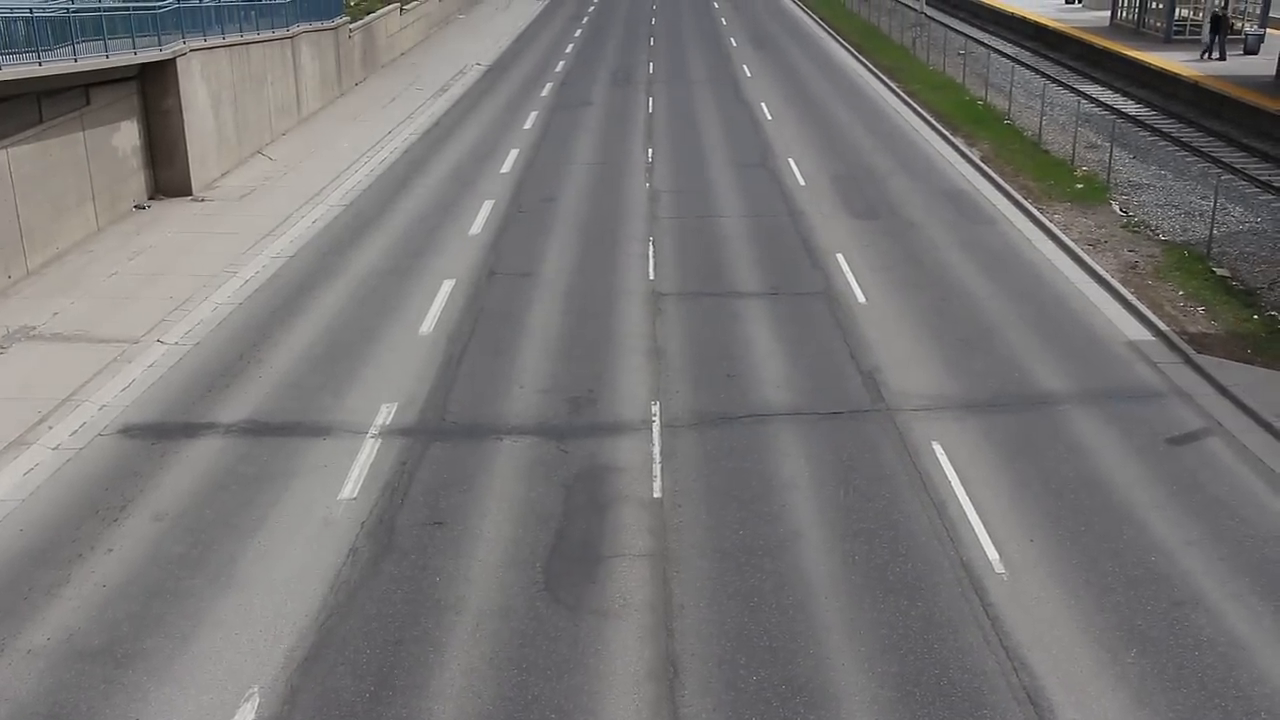
#> input picture frame 71 of OpenCV/Cars Moving On Road Stock Footage - Free Download.mp4, 1280 x 720 px
$ python contadorAutos2.py
#> lines starting #> are read from the running program, lines starting #| are printed output that depends on the picture; after the words box and inside, x2 and y2 are one past the last pixel; in counts of white or black regions, pixels touching at a corner belong together
import cv2
import numpy as np

# 1. Inicializamos el sustractor de fondo
bg_subtractor = cv2.createBackgroundSubtractorMOG2(history=100, varThreshold=40)
min_contour_area = 8500  # evitar detectar cosas muy pequeñas como autos

# Línea de conteo (horizontal, centrada)
line_position = 510
offset = 20  # margen para detección de cruce

# Para guardar los centroides anteriores y evitar dobles conteos
centroides_previos = []
conteo_autos = 0

# 2. Captura de video (puede ser una cámara o archivo)
cap = cv2.VideoCapture("OpenCV/Cars Moving On Road Stock Footage - Free Download.mp4")  # cambia esto si es cámara

def get_centroid(contour):
    M = cv2.moments(contour)
    if M["m00"] == 0: return None
    cx = int(M["m10"] / M["m00"])
    cy = int(M["m01"] / M["m00"])
    return (cx, cy)

while True:
    ret, frame = cap.read()
#> frame is the input picture: shape (720, 1280, 3); mean B, G, R 117.6, 118, 119.5
    if not ret:
        break

    # 3. Preprocesamiento
    fg_mask = bg_subtractor.apply(frame)
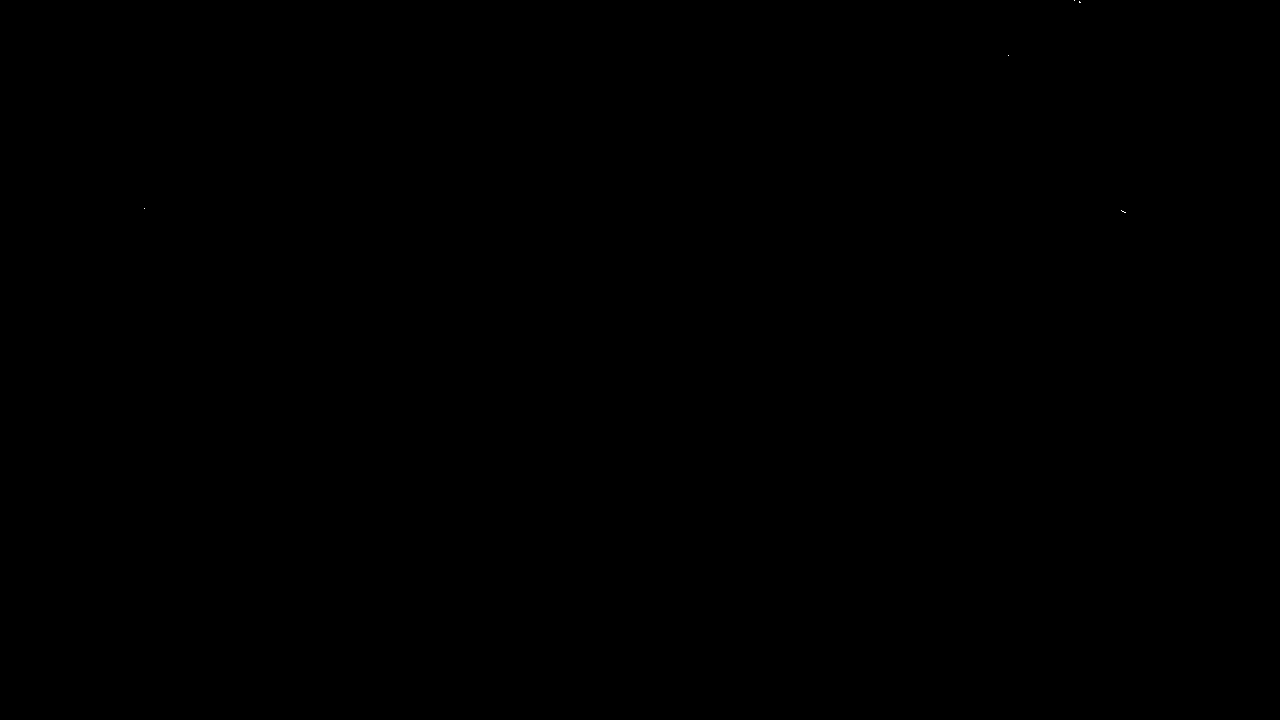
#> fg_mask: shape (720, 1280); values 127 (black) and 255 (white), 0% white in thin lines or dots, all inside (x1, y1, x2, y2) = (144, 0, 1126, 213)

    # 4. Filtrado morfológico (Erosion seguido de Dilation)
    kernel = cv2.getStructuringElement(cv2.MORPH_RECT, (5, 5))
    fg_mask = cv2.erode(fg_mask, kernel, iterations=1)
#> fg_mask: shape (720, 1280); every value is 127
    fg_mask = cv2.dilate(fg_mask, kernel, iterations=2)

    # 5. Encontramos contornos
    contours, _ = cv2.findContours(fg_mask, cv2.RETR_EXTERNAL, cv2.CHAIN_APPROX_SIMPLE)
#> contours = [[[0, 0], [0, 719], [1279, 719], [1279, 0]]]

    centroides_frame = []

    for contour in contours:
        area = cv2.contourArea(contour)
        if area > min_contour_area:
            # Polígono para aproximar la forma
            epsilon = 0.02 * cv2.arcLength(contour, True)
            approx = cv2.approxPolyDP(contour, epsilon, True)
            cv2.drawContours(frame, [approx], -1, (0, 255, 0), 2)

            # Centroide del polígono
            centroide = get_centroid(contour)
            if centroide:
                cx, cy = centroide
                cv2.circle(frame, (cx, cy), 5, (0, 0, 255), -1)
                centroides_frame.append(centroide)

                # Verificamos si el centroide cruza la línea de conteo
                if (cy > line_position - offset) and (cy < line_position + offset):
                    if all(abs(cx - prev_cx) > 20 or abs(cy - prev_cy) > 20 for prev_cx, prev_cy in centroides_previos):
                        conteo_autos += 1
                        centroides_previos.append((cx, cy))
#> this loop made 1 pass
#> (area, epsilon, approx) on pass 1: (919601, 79.92, [[0, 0], [0, 719], [1279, 719], [1279, 0]])
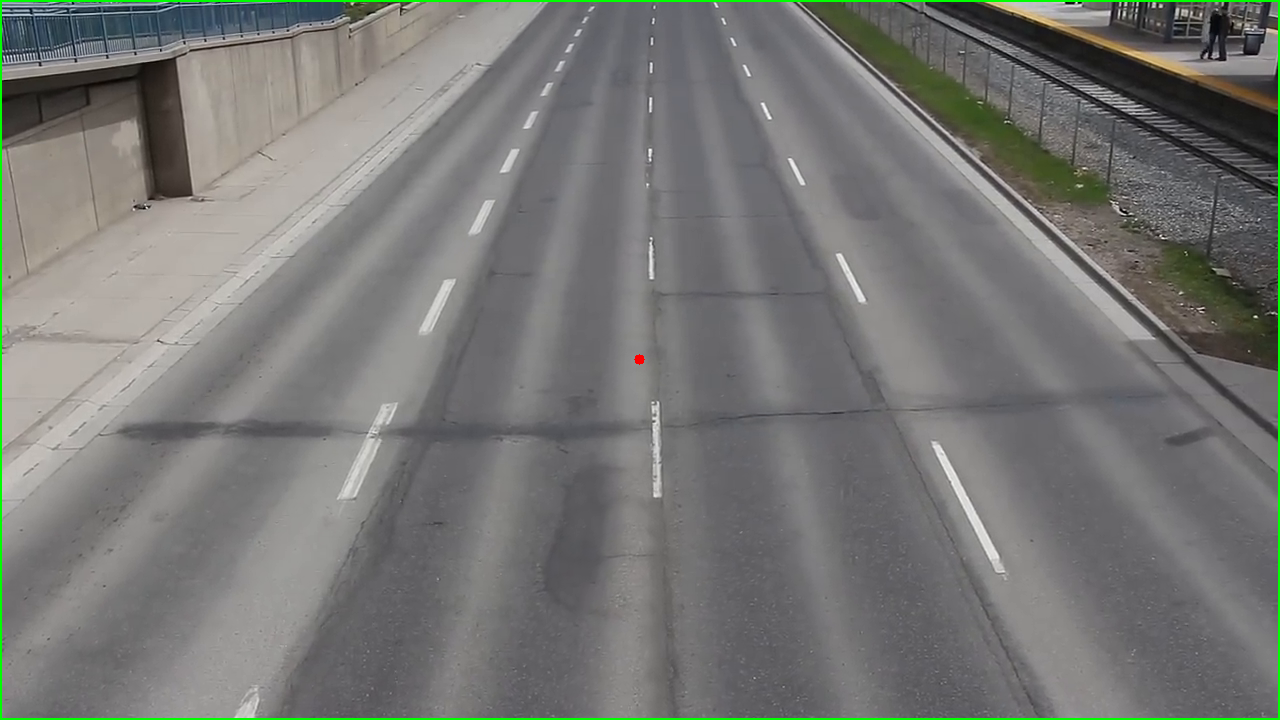
#> frame: shape (720, 1280, 3); 0.88% of pixels changed, all inside (x1, y1, x2, y2) = (0, 0, 1280, 720)
#> after the loop, centroides_frame = [(639, 359)]; centroides_previos = []; conteo_autos = 0

    # Línea de conteo
    cv2.line(frame, (0, line_position), (frame.shape[1], line_position), (255, 0, 0), 2)
    cv2.putText(frame, f"Autos contados: {conteo_autos}", (10, 50),
                cv2.FONT_HERSHEY_SIMPLEX, 1, (50, 255, 50), 2)
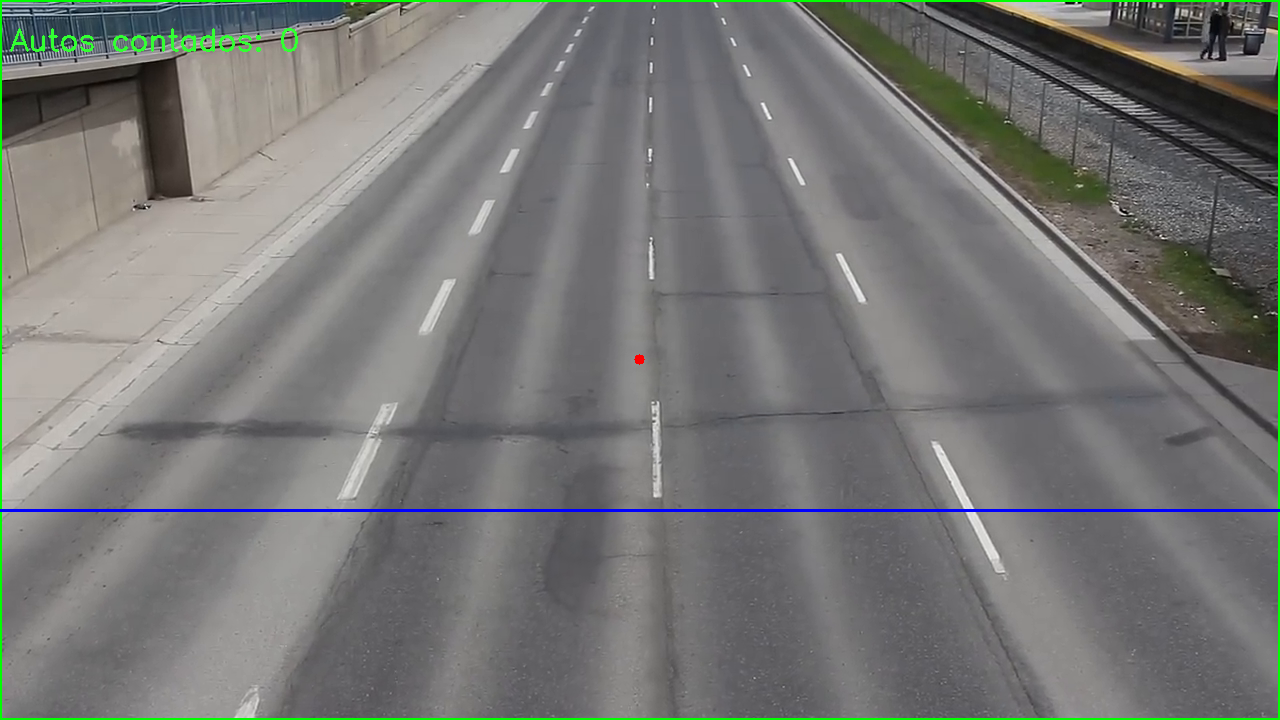
#> frame: shape (720, 1280, 3); mean B, G, R 117.1, 119.1, 117.9

    # Mostrar resultados
    cv2.imshow("Video", frame)
    cv2.imshow("Foreground Mask", fg_mask)

    # Salida con tecla ESC
    if cv2.waitKey(30) & 0xFF == 27:
#> (key Esc is pressed here)
        break

cap.release()
cv2.destroyAllWindows()

$ run again, starting later in the video
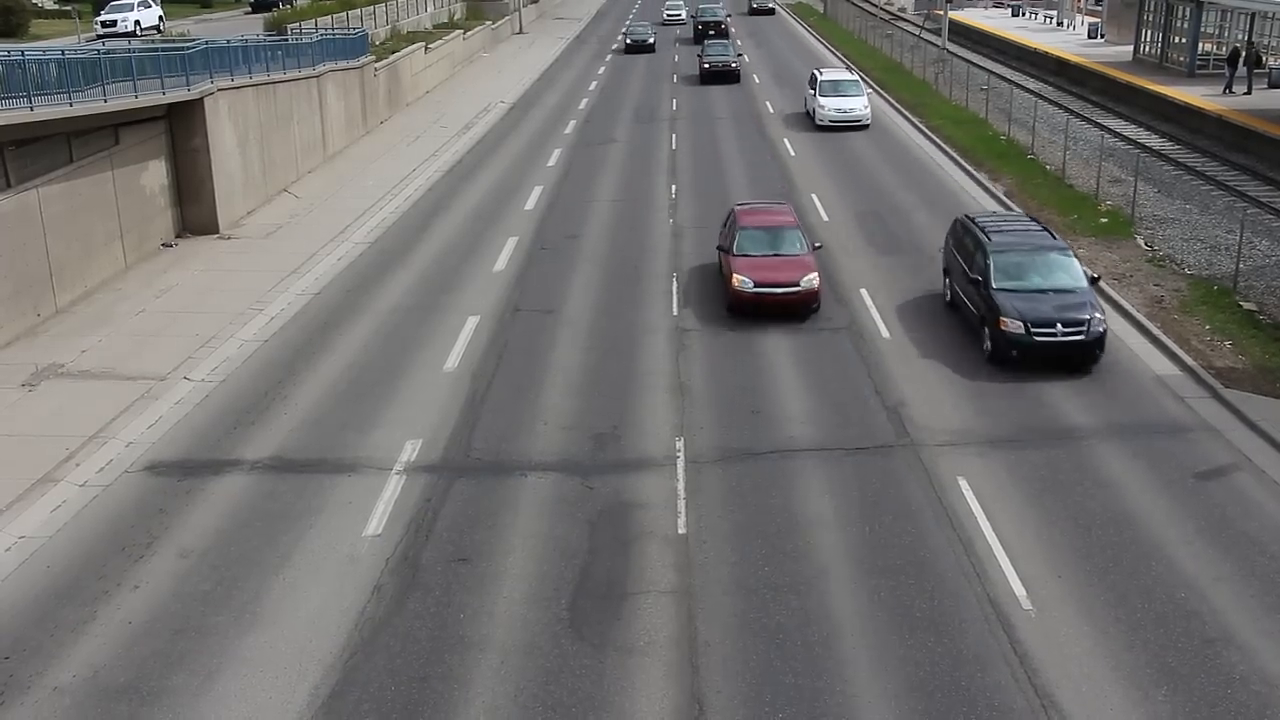
#> input picture frame 323 of OpenCV/Cars Moving On Road Stock Footage - Free Download.mp4, 1280 x 720 px
#> frame is the input picture: shape (720, 1280, 3); mean B, G, R 112, 113, 114.3
#> contours = [[[0, 0], [0, 719], [1279, 719], [1279, 0]]]
#> the loop `for contour in contours:` made 1 pass
#> (area, epsilon, approx) on pass 1: (919601, 79.92, [[0, 0], [0, 719], [1279, 719], [1279, 0]])
#> after the loop `for contour in contours:`:
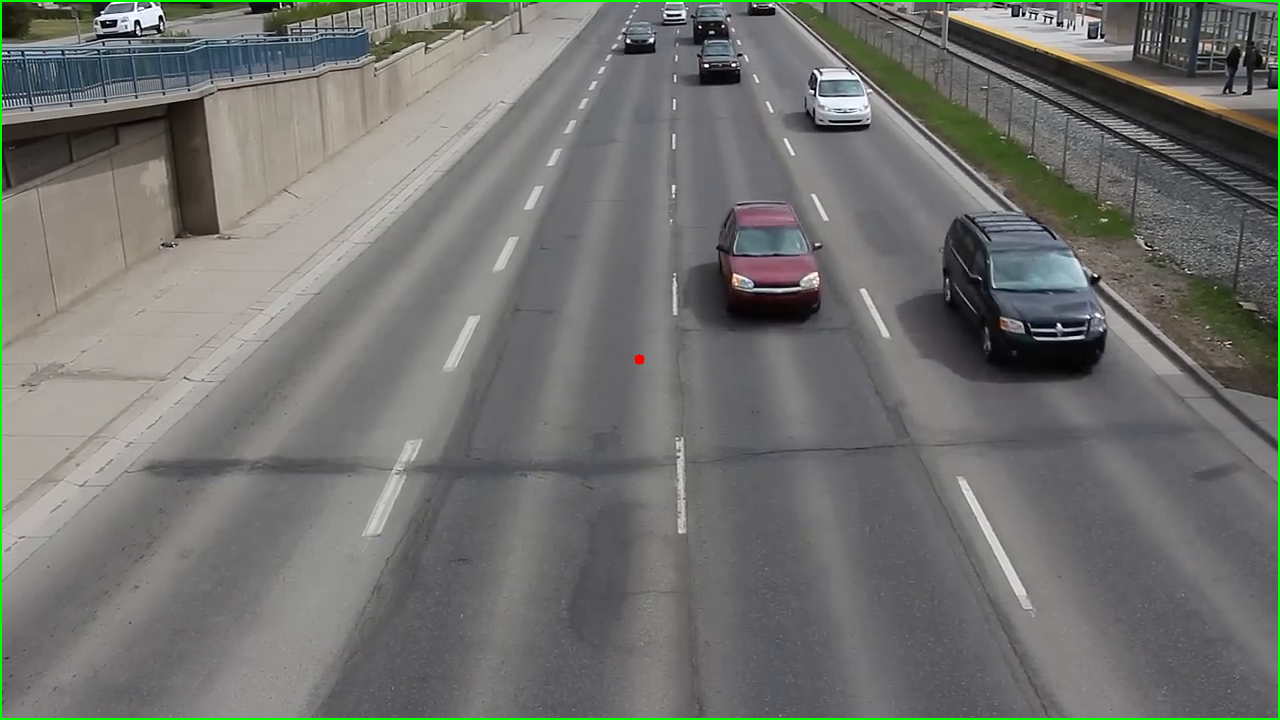
#> frame: shape (720, 1280, 3); 0.88% of pixels changed, all inside (x1, y1, x2, y2) = (0, 0, 1280, 720)
#> after the loop `for contour in contours:`: centroides_frame = [(639, 359)]; centroides_previos = []; conteo_autos = 0
#> `cv2.putText(frame, f"Autos contados: {conteo_autos}", (10, 50), cv2.FO..`:
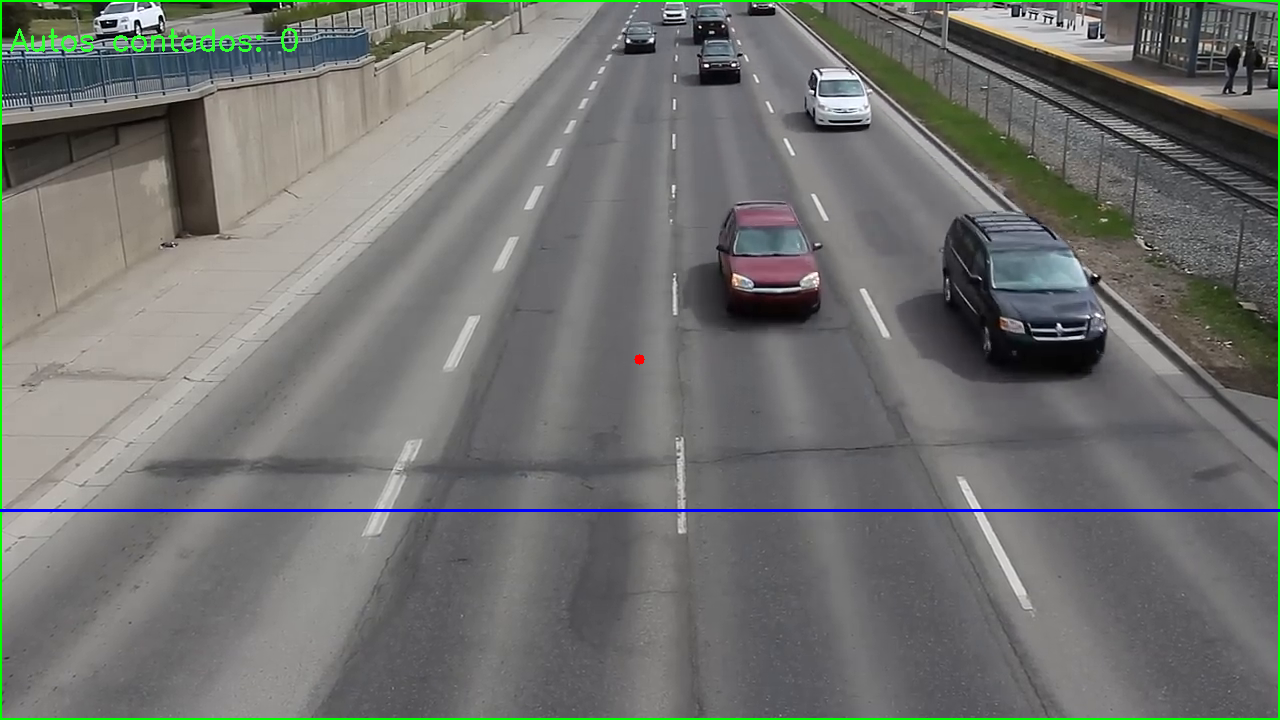
#> frame: shape (720, 1280, 3); mean B, G, R 111.5, 114.1, 112.8

$ run again, starting later in the video
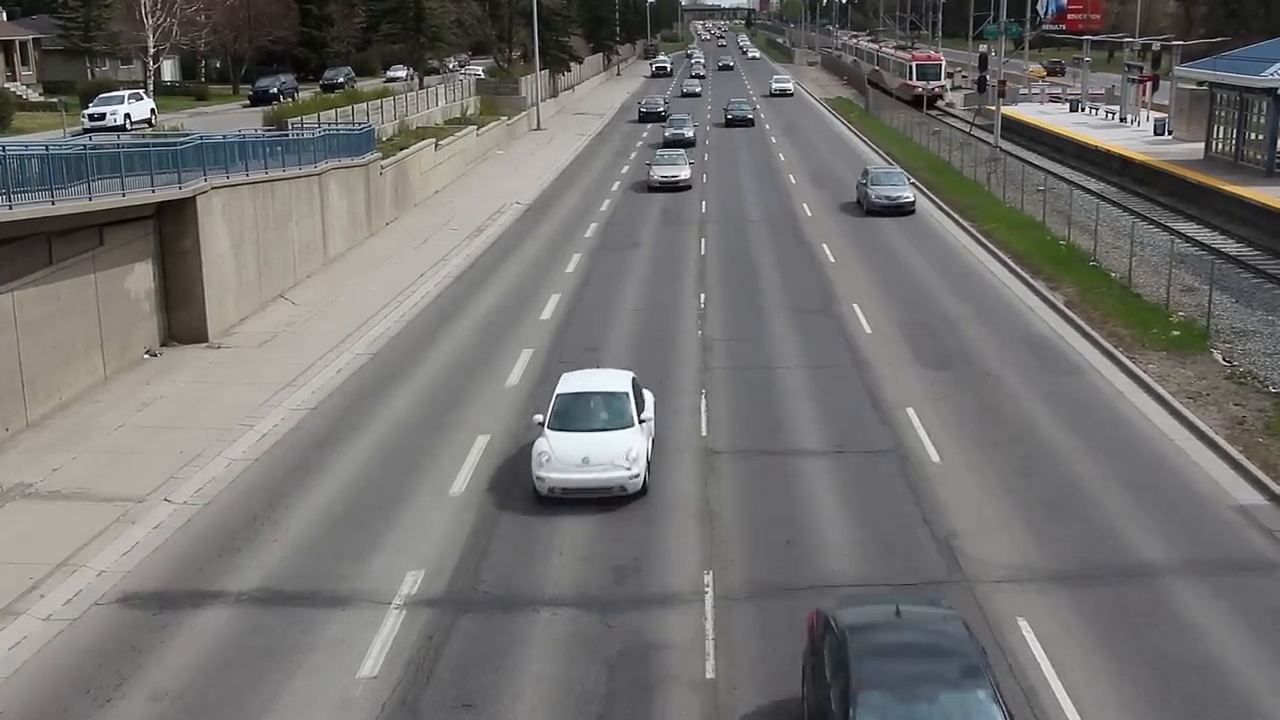
#> input picture frame 574 of OpenCV/Cars Moving On Road Stock Footage - Free Download.mp4, 1280 x 720 px
#> frame is the input picture: shape (720, 1280, 3); mean B, G, R 111.4, 113.2, 114.5
#> contours = [[[0, 0], [0, 719], [1279, 719], [1279, 0]]]
#> the loop `for contour in contours:` made 1 pass
#> (area, epsilon, approx) on pass 1: (919601, 79.92, [[0, 0], [0, 719], [1279, 719], [1279, 0]])
#> after the loop `for contour in contours:`:
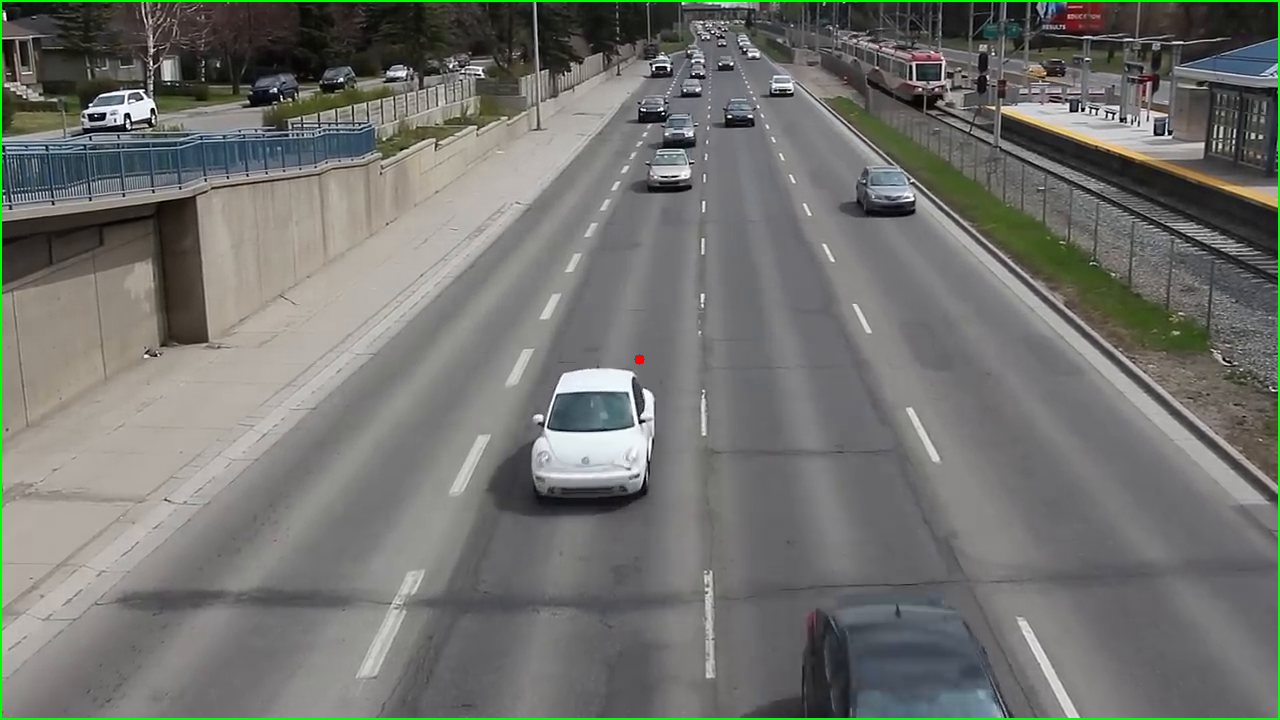
#> frame: shape (720, 1280, 3); 0.88% of pixels changed, all inside (x1, y1, x2, y2) = (0, 0, 1280, 720)
#> after the loop `for contour in contours:`: centroides_frame = [(639, 359)]; centroides_previos = []; conteo_autos = 0
#> `cv2.putText(frame, f"Autos contados: {conteo_autos}", (10, 50), cv2.FO..`:
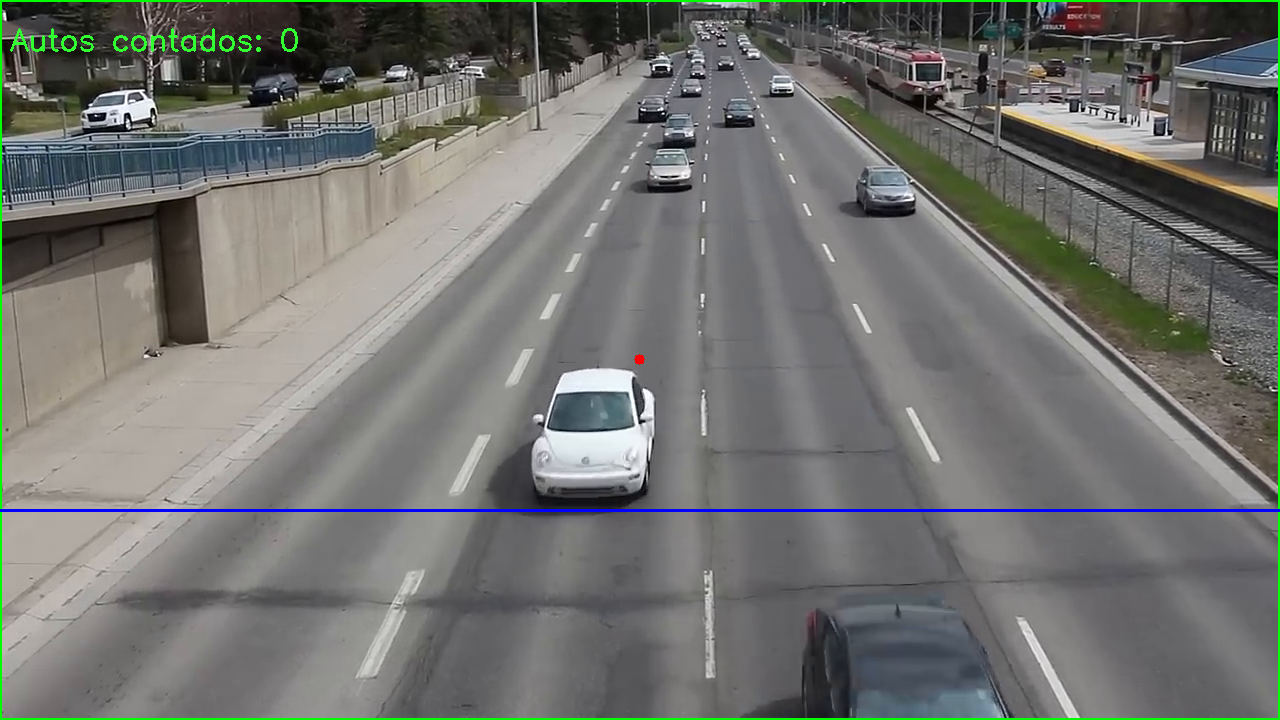
#> frame: shape (720, 1280, 3); mean B, G, R 111.2, 114.5, 113.3
